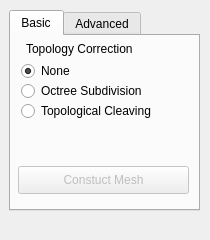
<?xml version="1.0" encoding="UTF-8"?>
<ui version="4.0">
 <class>CleaverWidget</class>
 <widget class="QDockWidget" name="CleaverWidget">
  <property name="geometry">
   <rect>
    <x>0</x>
    <y>0</y>
    <width>210</width>
    <height>240</height>
   </rect>
  </property>
  <property name="minimumSize">
   <size>
    <width>210</width>
    <height>240</height>
   </size>
  </property>
  <property name="maximumSize">
   <size>
    <width>210</width>
    <height>240</height>
   </size>
  </property>
  <property name="windowTitle">
   <string>Cleaving Tool</string>
  </property>
  <widget class="QWidget" name="dockWidgetContents">
   <widget class="QTabWidget" name="tabWidget">
    <property name="geometry">
     <rect>
      <x>9</x>
      <y>10</y>
      <width>191</width>
      <height>201</height>
     </rect>
    </property>
    <property name="currentIndex">
     <number>0</number>
    </property>
    <widget class="QWidget" name="tab">
     <attribute name="title">
      <string>Basic</string>
     </attribute>
     <widget class="QToolButton" name="createMeshButton">
      <property name="enabled">
       <bool>false</bool>
      </property>
      <property name="geometry">
       <rect>
        <x>7</x>
        <y>130</y>
        <width>171</width>
        <height>28</height>
       </rect>
      </property>
      <property name="text">
       <string>Constuct Mesh</string>
      </property>
     </widget>
     <widget class="QRadioButton" name="noneRadioButton">
      <property name="geometry">
       <rect>
        <x>10</x>
        <y>20</y>
        <width>151</width>
        <height>30</height>
       </rect>
      </property>
      <property name="text">
       <string>None</string>
      </property>
      <property name="checked">
       <bool>true</bool>
      </property>
     </widget>
     <widget class="QRadioButton" name="subdivideRadioButton">
      <property name="geometry">
       <rect>
        <x>10</x>
        <y>40</y>
        <width>151</width>
        <height>30</height>
       </rect>
      </property>
      <property name="text">
       <string>Octree Subdivision</string>
      </property>
      <property name="checked">
       <bool>false</bool>
      </property>
     </widget>
     <widget class="QRadioButton" name="cleaveRadioButton">
      <property name="geometry">
       <rect>
        <x>10</x>
        <y>60</y>
        <width>151</width>
        <height>30</height>
       </rect>
      </property>
      <property name="text">
       <string>Topological Cleaving</string>
      </property>
      <property name="checked">
       <bool>false</bool>
      </property>
     </widget>
     <widget class="QLabel" name="topologyLabel">
      <property name="geometry">
       <rect>
        <x>15</x>
        <y>5</y>
        <width>111</width>
        <height>16</height>
       </rect>
      </property>
      <property name="text">
       <string>Topology Correction</string>
      </property>
     </widget>
    </widget>
    <widget class="QWidget" name="tab_2">
     <attribute name="title">
      <string>Advanced</string>
     </attribute>
     <widget class="QToolButton" name="stencilTetsButton">
      <property name="enabled">
       <bool>false</bool>
      </property>
      <property name="geometry">
       <rect>
        <x>7</x>
        <y>146</y>
        <width>171</width>
        <height>23</height>
       </rect>
      </property>
      <property name="text">
       <string>Stencil Tets</string>
      </property>
     </widget>
     <widget class="QToolButton" name="buildAdjacencyButton">
      <property name="enabled">
       <bool>false</bool>
      </property>
      <property name="geometry">
       <rect>
        <x>7</x>
        <y>26</y>
        <width>171</width>
        <height>23</height>
       </rect>
      </property>
      <property name="text">
       <string>Build Adjacency</string>
      </property>
     </widget>
     <widget class="QToolButton" name="sampleVolumeButton">
      <property name="enabled">
       <bool>false</bool>
      </property>
      <property name="geometry">
       <rect>
        <x>7</x>
        <y>46</y>
        <width>171</width>
        <height>23</height>
       </rect>
      </property>
      <property name="text">
       <string>Sample Volume</string>
      </property>
     </widget>
     <widget class="QToolButton" name="computeInterfacesButton">
      <property name="enabled">
       <bool>false</bool>
      </property>
      <property name="geometry">
       <rect>
        <x>7</x>
        <y>86</y>
        <width>171</width>
        <height>23</height>
       </rect>
      </property>
      <property name="text">
       <string>Compute Interfaces</string>
      </property>
     </widget>
     <widget class="QToolButton" name="snapAndWarpButton">
      <property name="enabled">
       <bool>false</bool>
      </property>
      <property name="geometry">
       <rect>
        <x>7</x>
        <y>126</y>
        <width>171</width>
        <height>23</height>
       </rect>
      </property>
      <property name="text">
       <string>Snap and Warp</string>
      </property>
     </widget>
     <widget class="QToolButton" name="computeAlphasButton">
      <property name="enabled">
       <bool>false</bool>
      </property>
      <property name="geometry">
       <rect>
        <x>7</x>
        <y>66</y>
        <width>171</width>
        <height>23</height>
       </rect>
      </property>
      <property name="text">
       <string>Compute Alphas</string>
      </property>
     </widget>
     <widget class="QToolButton" name="generalizeTetsButton">
      <property name="enabled">
       <bool>false</bool>
      </property>
      <property name="geometry">
       <rect>
        <x>7</x>
        <y>106</y>
        <width>171</width>
        <height>23</height>
       </rect>
      </property>
      <property name="text">
       <string>Generalize Tets</string>
      </property>
     </widget>
     <widget class="QToolButton" name="createBackgroundMeshButton">
      <property name="enabled">
       <bool>false</bool>
      </property>
      <property name="geometry">
       <rect>
        <x>7</x>
        <y>6</y>
        <width>171</width>
        <height>23</height>
       </rect>
      </property>
      <property name="text">
       <string>Create Background Mesh</string>
      </property>
     </widget>
    </widget>
   </widget>
  </widget>
 </widget>
 <tabstops>
  <tabstop>createBackgroundMeshButton</tabstop>
  <tabstop>sampleVolumeButton</tabstop>
  <tabstop>computeInterfacesButton</tabstop>
  <tabstop>generalizeTetsButton</tabstop>
  <tabstop>snapAndWarpButton</tabstop>
  <tabstop>stencilTetsButton</tabstop>
 </tabstops>
 <resources/>
 <connections>
  <connection>
   <sender>createBackgroundMeshButton</sender>
   <signal>clicked()</signal>
   <receiver>CleaverWidget</receiver>
   <slot>createBackgroundMesh()</slot>
   <hints>
    <hint type="sourcelabel">
     <x>105</x>
     <y>57</y>
    </hint>
    <hint type="destinationlabel">
     <x>104</x>
     <y>69</y>
    </hint>
   </hints>
  </connection>
  <connection>
   <sender>sampleVolumeButton</sender>
   <signal>clicked()</signal>
   <receiver>CleaverWidget</receiver>
   <slot>sampleVolume()</slot>
   <hints>
    <hint type="sourcelabel">
     <x>105</x>
     <y>73</y>
    </hint>
    <hint type="destinationlabel">
     <x>104</x>
     <y>69</y>
    </hint>
   </hints>
  </connection>
  <connection>
   <sender>computeInterfacesButton</sender>
   <signal>clicked()</signal>
   <receiver>CleaverWidget</receiver>
   <slot>computeInterfaces()</slot>
   <hints>
    <hint type="sourcelabel">
     <x>105</x>
     <y>103</y>
    </hint>
    <hint type="destinationlabel">
     <x>104</x>
     <y>69</y>
    </hint>
   </hints>
  </connection>
  <connection>
   <sender>generalizeTetsButton</sender>
   <signal>clicked()</signal>
   <receiver>CleaverWidget</receiver>
   <slot>generalizeTets()</slot>
   <hints>
    <hint type="sourcelabel">
     <x>105</x>
     <y>133</y>
    </hint>
    <hint type="destinationlabel">
     <x>104</x>
     <y>89</y>
    </hint>
   </hints>
  </connection>
  <connection>
   <sender>stencilTetsButton</sender>
   <signal>clicked()</signal>
   <receiver>CleaverWidget</receiver>
   <slot>stencilTets()</slot>
   <hints>
    <hint type="sourcelabel">
     <x>105</x>
     <y>163</y>
    </hint>
    <hint type="destinationlabel">
     <x>104</x>
     <y>89</y>
    </hint>
   </hints>
  </connection>
  <connection>
   <sender>snapAndWarpButton</sender>
   <signal>clicked()</signal>
   <receiver>CleaverWidget</receiver>
   <slot>snapAndWarp()</slot>
   <hints>
    <hint type="sourcelabel">
     <x>105</x>
     <y>167</y>
    </hint>
    <hint type="destinationlabel">
     <x>104</x>
     <y>124</y>
    </hint>
   </hints>
  </connection>
  <connection>
   <sender>buildAdjacencyButton</sender>
   <signal>clicked()</signal>
   <receiver>CleaverWidget</receiver>
   <slot>buildMeshAdjacency()</slot>
   <hints>
    <hint type="sourcelabel">
     <x>105</x>
     <y>53</y>
    </hint>
    <hint type="destinationlabel">
     <x>104</x>
     <y>124</y>
    </hint>
   </hints>
  </connection>
  <connection>
   <sender>computeAlphasButton</sender>
   <signal>clicked()</signal>
   <receiver>CleaverWidget</receiver>
   <slot>computeAlphas()</slot>
   <hints>
    <hint type="sourcelabel">
     <x>105</x>
     <y>73</y>
    </hint>
    <hint type="destinationlabel">
     <x>104</x>
     <y>124</y>
    </hint>
   </hints>
  </connection>
  <connection>
   <sender>createMeshButton</sender>
   <signal>clicked()</signal>
   <receiver>CleaverWidget</receiver>
   <slot>createMesh()</slot>
   <hints>
    <hint type="sourcelabel">
     <x>73</x>
     <y>157</y>
    </hint>
    <hint type="destinationlabel">
     <x>104</x>
     <y>119</y>
    </hint>
   </hints>
  </connection>
  <connection>
   <sender>noneRadioButton</sender>
   <signal>clicked()</signal>
   <receiver>CleaverWidget</receiver>
   <slot>topologyActionChanged()</slot>
   <hints>
    <hint type="sourcelabel">
     <x>98</x>
     <y>80</y>
    </hint>
    <hint type="destinationlabel">
     <x>104</x>
     <y>119</y>
    </hint>
   </hints>
  </connection>
  <connection>
   <sender>subdivideRadioButton</sender>
   <signal>clicked()</signal>
   <receiver>CleaverWidget</receiver>
   <slot>topologyActionChanged()</slot>
   <hints>
    <hint type="sourcelabel">
     <x>98</x>
     <y>100</y>
    </hint>
    <hint type="destinationlabel">
     <x>104</x>
     <y>119</y>
    </hint>
   </hints>
  </connection>
  <connection>
   <sender>cleaveRadioButton</sender>
   <signal>clicked()</signal>
   <receiver>CleaverWidget</receiver>
   <slot>topologyActionChanged()</slot>
   <hints>
    <hint type="sourcelabel">
     <x>98</x>
     <y>120</y>
    </hint>
    <hint type="destinationlabel">
     <x>104</x>
     <y>119</y>
    </hint>
   </hints>
  </connection>
 </connections>
 <slots>
  <slot>createBackgroundMesh()</slot>
  <slot>computeInterfaces()</slot>
  <slot>sampleVolume()</slot>
  <slot>generalizeTets()</slot>
  <slot>stencilTets()</slot>
  <slot>snapAndWarp()</slot>
  <slot>computeAlphas()</slot>
  <slot>buildMeshAdjacency()</slot>
  <slot>createMesh()</slot>
  <slot>topologyActionChanged()</slot>
 </slots>
</ui>
